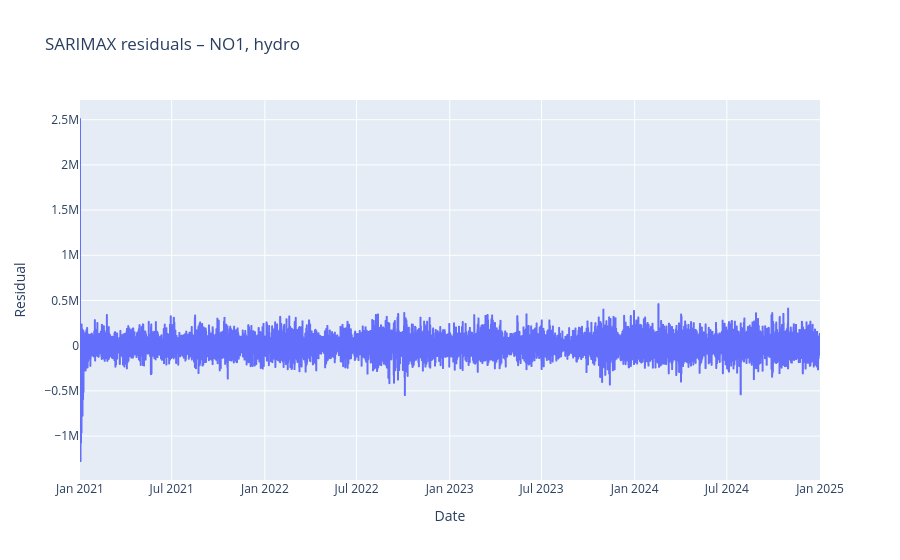

The notebook cell saved with this chart:
### Markdown cell above
### Interpretation of mean hourly consumption per price area, 2023

The bar chart shows the mean **hourly** electricity consumption in 2023 for the five Norwegian price areas (NO1–NO5). NO2 has the highest average hourly consumption, slightly above NO1, while NO3 is clearly lower and NO4 and NO5 are noticeably lower still. In other words, there is a clear gradient from NO2/NO1 (highest) down to NO5 (lowest). This suggests that the southern and more densely populated areas (NO1 and NO2) account for a larger share of total demand, whereas the northern and more sparsely populated areas (NO4 and especially NO5) consume significantly less on average per hour. The differences are substantial enough that they are likely to matter for both system planning and price formation, even though the figure only summarises the year with a single mean value per area.

### Code cell
import plotly.express as px
from statsmodels.tsa.statespace.sarimax import SARIMAX

# --- 1) Choose one production series to model (example: NO1, hydro) ---
price_area = "NO1"
prod_group = "hydro"

# Filter the combined production DataFrame
series_df = (
    production_df_all
    .query("priceArea == @price_area and productionGroup == @prod_group")
    .dropna(subset=["startTime", "quantityKwh"])
    .sort_values("startTime")
    .set_index("startTime")
)

y = series_df["quantityKwh"].asfreq("H")  # hourly frequency

# Fill missing hours with forward fill (simple choice, not perfect but OK for illustration)
y = y.fillna(method="ffill")

print(f"Length of hourly series for {price_area}, {prod_group}: {len(y)}")

# --- 2) Fit a SARIMAX model ---
# These parameters are just a reasonable example; in the Streamlit app you already
# have a more flexible interface.
model = SARIMAX(
    y,
    order=(1, 1, 1),
    seasonal_order=(1, 0, 1, 24),
    enforce_stationarity=False,
    enforce_invertibility=False,
)

results = model.fit(disp=False)
print(results.summary())

# --- 3) Plot residuals with Plotly ---
residuals = results.resid  # pandas Series indexed by time
residuals_df = residuals.reset_index()
residuals_df.columns = ["date", "residual"]

fig = px.line(
    residuals_df,
    x="date",
    y="residual",
    title=f"SARIMAX residuals – {price_area}, {prod_group}",
    labels={"date": "Date", "residual": "Residual"},
)
fig.show()

### Figure 1 — Plotly figure (JSON) as saved in the notebook; plotly's stock layout.template omitted (floating-point values rounded to 4 significant figures; data arrays with more than 128 entries replaced by an {"elided": "..."} marker saying what was removed)
{"data": [{"hovertemplate": "Date=%{x}<br>Residual=%{y}<extra></extra>", "legendgroup": "", "line": {"color": "#636efa", "dash": "solid"}, "marker": {"symbol": "circle"}, "mode": "lines", "name": "", "showlegend": false, "type": "scattergl", "x": {"elided": "35064 str values"}, "xaxis": "x", "y": {"elided": "35064 float values"}, "yaxis": "y"}], "layout": {"legend": {"tracegroupgap": 0}, "title": {"text": "SARIMAX residuals – NO1, hydro"}, "xaxis": {"anchor": "y", "domain": [0, 1], "title": {"text": "Date"}}, "yaxis": {"anchor": "x", "domain": [0, 1], "title": {"text": "Residual"}}}}
